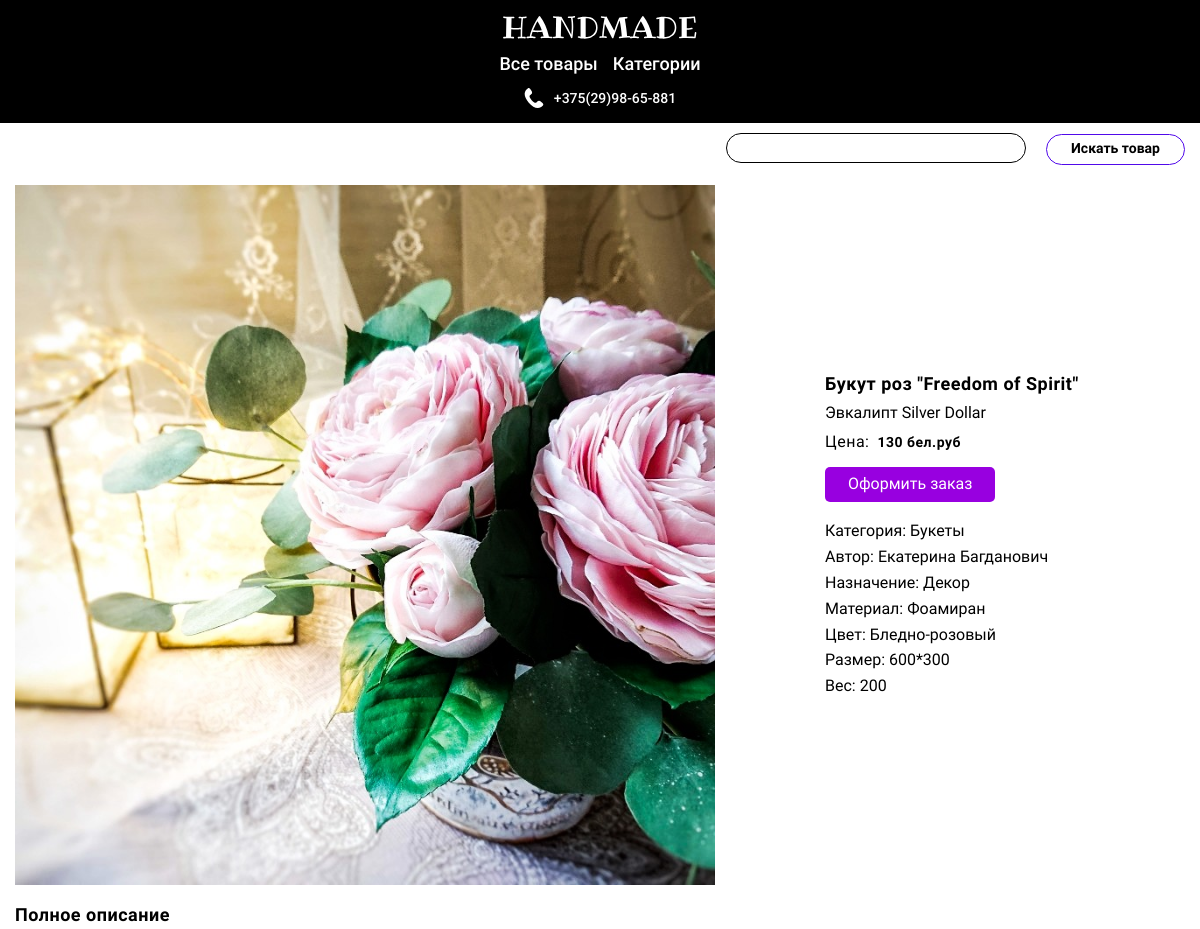
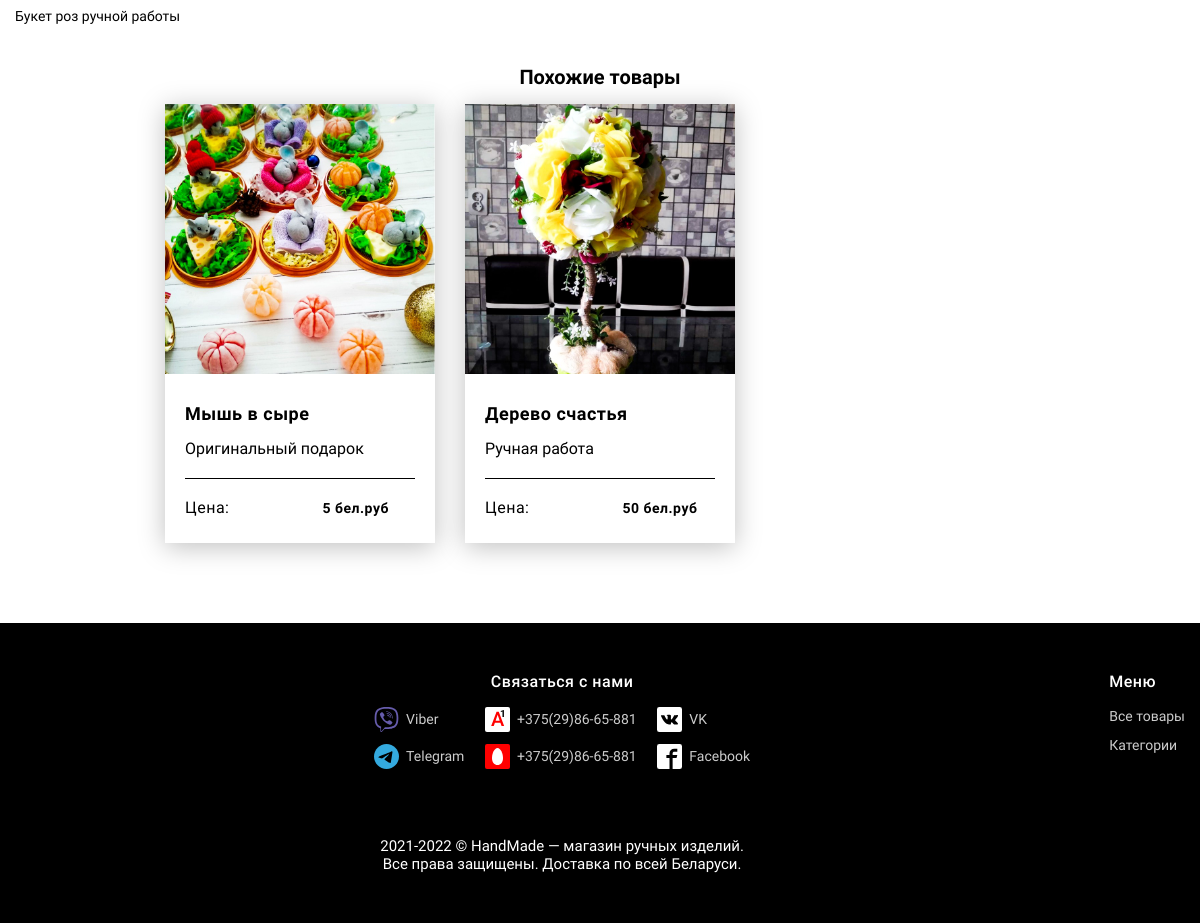
The app's page /product/17 with its own data (2 pictures, top to bottom).
### app.py (models this page shows, shortened)
class Product(db.Model):
    id = db.Column(db.Integer, primary_key=True)
    title = db.Column(db.String(80), default='Product №' + id)
    desc = db.Column(db.Text, default='There is no description')
    desc_opt = db.Column(db.String(250), default='There is no description')
    date = db.Column(db.DateTime, default=datetime.utcnow)
    visibility = db.Column(db.Boolean, default=True)
    price = db.Column(db.Integer, nullable=True)
    categories = db.Column(db.String(250), nullable=True)
    image = db.Column(db.String(250), nullable=True)
    author = db.Column(db.String(250), nullable=True)
    availability = db.Column(db.Integer, nullable=True)
    assignment = db.Column(db.String(250), nullable=True)
    material = db.Column(db.String(250), nullable=True)
    material_opt = db.Column(db.String(250), nullable=True)
    color = db.Column(db.String(250), nullable=True)
    color_opt = db.Column(db.String(250), nullable=True)
    size = db.Column(db.String(250), nullable=True)
    weight = db.Column(db.String(250), nullable=True)
    guarantee = db.Column(db.String(250), nullable=True)

### app.py (the view)
@app.route('/product/<int:id>')
def product(id, success=0):
    product = Product.query.get(id)
    if not product or not product.visibility:
        return render_template("not_found.html")
    four_products = Product.query\
        .filter(Product.categories == product.categories)\
        .filter(Product.title != product.title)\
        .limit(4).all()
    return render_template("product.html", product=product, success=success, four_products=four_products)

### templates/product.html (shortened to what this page needs)
{% extends 'base.html' %}
{% block body %}
<div class="page">
    <div class="container">
        <div class="page__content">
            <section class="current-good">
                <div class="current-good__wrapper">
                    <div class="current-good-slider">
                        {% for img in product.image.split(' ')[0:-1] %}
                        <div class="current-good-slider__item">
                            <img src="{{ url_for('static', filename=img) }}" alt="">
                        </div>
                        {% endfor %}
                    </div>
                    <div class="current-good__info">
                        <div class="info__about">
                            <div class="good__title">{{ product.title }}</div>
                            <div class="good__text">{{ product.desc_opt }}</div>
                            <div class="good__price">Цена:<span>{{ product.price }} бел.руб</span></div>
                            <a href="#" class="good__button">Оформить заказ</a>
                        </div>
                        <div class="info__characteristic">
                              {% if product.categories %}<div class="characteristic__name">Категория: <span class="characteristic__value">{{product.categories}}</span></div>{% endif %}
                              {% if product.author %}<div class="characteristic__name">Автор: <span class="characteristic__value">{{product.author}}</span></div>{% endif %}
                              {% if product.assignment %}<div class="characteristic__name">Назначение: <span class="characteristic__value">{{product.assignment}}</span></div>{% endif %}
                              {% if product.material %}<div class="characteristic__name">Материал: <span class="characteristic__value">{{product.material}}</span></div>{% endif %}
                              {% if product.color %}<div class="characteristic__name">Цвет: <span class="characteristic__value">{{product.color}}</span></div>{% endif %}
                              {% if product.size %}<div class="characteristic__name">Размер: <span class="characteristic__value">{{product.size}}</span></div>{% endif %}
                              {% if product.weight %}<div class="characteristic__name">Вес: <span class="characteristic__value">{{product.weight}}</span></div>{% endif %}
                        </div>
                    </div>
                </div>
                <div class="full-description">
                    <div class="full-description__title">Полное описание</div>
                    <div class="full-description__text">
                        <p>{{ product.desc }}</p>
                    </div>
                </div>
            </section>
            <section class="similar-products">
                {% if four_products %}
                <div class="similar-products__title">Похожие товары</div>
                {% endif %}
                <div class="cards">
                    {% for el in four_products %}
                    <div class="card">
                        <a href="{{ url_for('product', id=el.id) }}" class="card__link">
                            <div class="card__top">
                                <img src="{{ url_for('static', filename=(el.image.split(' '))[0]) }}" alt="card" class="card__img">
                            </div>
                            <div class="card__bottom">
                                <div class="card__title">{{el.title}}</div>
                                <div class="card__text">{{el.desc_opt}}</div>
                                <div class="card__price">Цена:<span>{{el.price}} бел.руб</span></div>
                            </div>
                        </a>
                    </div>
                    {% endfor %}
                </div>
            </section>
        </div>
    </div>
</div>
{% endblock %}

### static/css/app.css (style rules this page uses)
html { line-height: 1.15; -webkit-text-size-adjust: 100% }
body { margin: 0 }
a { background-color: transparent }
img { border-style: none }
img { display: block }
body { color: #fff; font-size: 14px; font-weight: 400; line-height: 19px; font-family: Roboto }
.container { max-width: 1200px; margin: 0 auto; padding: 0 15px }
.all-goods, .categories, .new-goods, .popular-goods, .goods-categories, .similar-products { padding: 10px 0 0 0 }
.all-goods__title, .categories__title, .new-goods__title, .popular-goods__title, .goods-categories__title, .similar-products__title { font-size: 20px; line-height: 1.15; font-weight: 700; color: #000; margin-bottom: 15px }
.cards { display: -webkit-box; display: -ms-flexbox; display: flex; width: 100%; -ms-flex-wrap: wrap; flex-wrap: wrap; -webkit-box-pack: justify; -ms-flex-pack: justify; column-gap: 30px; padding-bottom: 30px }
.cards .card { min-width: 270px; width: 270px; margin-bottom: 30px; -webkit-box-shadow: 0 4px 25px rgba(0,0,0,.25); box-shadow: 0 4px 25px rgba(0,0,0,.25) }
.card { -webkit-transition: .4s linear; -o-transition: .4s linear; transition: .4s linear }
.card__link { text-decoration: none }
.card__top { position: relative; height: 270px; overflow: hidden }
.card__img { width: 100%; height: 100%; object-fit: cover; position: absolute; left: 50%; transform: translateX(-50%); -webkit-transition: .4s linear; -o-transition: .4s linear; transition: transform .4s linear }
.card__bottom { color: #000; padding: 25px 20px 26px; word-wrap: break-word; }
.card__title { font-weight: 700; font-size: 18px; line-height: 1.66; letter-spacing: .5px; text-decoration: none; margin-bottom: 10px }
.card__text { font-size: 16px; line-height: 19px; padding-bottom: 21px; position: relative }
.card__text::after { content: ""; display: block; position: absolute; bottom: 0; width: 100%; height: 1px; background-color: #000 }
.card__price { padding-top: 20px; font-size: 16px; line-height: 1.18; letter-spacing: .5px }
.card__price span { margin-left: 93px; font-weight: 700; font-size: 14px; line-height: 1.14 }
.current-good { padding: 10px 0 20px; }
.current-good__wrapper { display: flex; column-gap: 110px; align-items: center; }
.current-good-slider { max-width: 100%; width: 700px; overflow: hidden; }
.current-good img { width: 100%; height: 100%; object-fit: cover; }
.similar-products { padding: 20px 0 20px 0; }
.current-good__info { color: #000; max-width: 360px; }
.info__about { margin-bottom: 20px; }
.good__title { font-size: 18px; line-height: 1.16; font-weight: 700; letter-spacing: .5px; margin-bottom: 10px; }
.good__text { font-size: 16px; line-height: 1.18; margin-bottom: 10px; }
.good__price { font-size: 16px; line-height: 1.18; letter-spacing: .5px; margin-bottom: 15px; }
.good__price span { font-weight: 700; font-size: 14px; line-height: 1.14; letter-spacing: .5px; margin-left: 8px; }
.good__button { display: inline-block; background-color: #9800E0; border-radius: 5px; text-decoration: none; color: #fff; font-size: 16px; line-height: 1.18; padding: 8px 23px; border: 0; outline: none; cursor: pointer; transition: background-color .4s linear; }
.characteristic__name { font-size: 16px; line-height: 1.18; margin-bottom: 7px; }
.characteristic__name:last-child { margin-bottom: 0; }
.full-description { color: #000; }
.full-description__title { font-size: 18px; line-height: 1.16; font-weight: 700; letter-spacing: .5px; margin-top: 20px; margin-bottom: 10px; }
.full-description__text { max-width: 680px; }
body { position: relative; }
@media (max-width:1200px) { .all-goods__title, .categories__title, .new-goods__title, .popular-goods__title, .goods-categories__title, .goods-categorie__title, .similar-products__title { text-align: center } }
@media (max-width:1200px) { .cards { width: 870px; margin: 0 auto; -ms-flex-wrap: wrap; flex-wrap: wrap } }

### records on screen
Product: title "Букут роз \"Freedom of Spirit\"", desc_opt "Эвкалипт Silver Dollar", price "130", categories "Букеты", author "Екатерина Багданович", assignment "Декор", material "Фоамиран", color "Бледно-розовый", size "600*300", weight "200", desc "Букет роз ручной работы"
Product: shows a picture, title "Мышь в сыре", desc_opt "Оригинальный подарок", price "5"
Product: shows a picture, title "Дерево счастья", desc_opt "Ручная работа", price "50"
